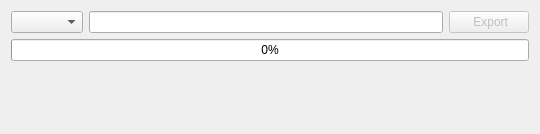
<?xml version="1.0" encoding="UTF-8"?>
<ui version="4.0">
 <class>Export</class>
 <widget class="QDialog" name="Export">
  <property name="geometry">
   <rect>
    <x>0</x>
    <y>0</y>
    <width>540</width>
    <height>134</height>
   </rect>
  </property>
  <property name="windowTitle">
   <string>Export Data</string>
  </property>
  <layout class="QVBoxLayout" name="verticalLayout">
   <item>
    <layout class="QHBoxLayout" name="horizontalLayout">
     <item>
      <widget class="QComboBox" name="comExport"/>
     </item>
     <item>
      <widget class="QLineEdit" name="lineExport">
       <property name="readOnly">
        <bool>true</bool>
       </property>
      </widget>
     </item>
     <item>
      <widget class="QPushButton" name="btnExport">
       <property name="enabled">
        <bool>false</bool>
       </property>
       <property name="text">
        <string> Export</string>
       </property>
       <property name="icon">
        <iconset resource="../../glypticon.qrc">
         <normaloff>:/glypticon/glyphicons_211_right_arrow.png</normaloff>:/glypticon/glyphicons_211_right_arrow.png</iconset>
       </property>
      </widget>
     </item>
    </layout>
   </item>
   <item>
    <widget class="QProgressBar" name="progresExport">
     <property name="value">
      <number>0</number>
     </property>
    </widget>
   </item>
   <item>
    <widget class="QLabel" name="labelExport">
     <property name="text">
      <string/>
     </property>
    </widget>
   </item>
   <item>
    <spacer name="verticalSpacer">
     <property name="orientation">
      <enum>Qt::Vertical</enum>
     </property>
     <property name="sizeHint" stdset="0">
      <size>
       <width>20</width>
       <height>40</height>
      </size>
     </property>
    </spacer>
   </item>
  </layout>
 </widget>
 <resources>
  <include location="../../glypticon.qrc"/>
 </resources>
 <connections/>
</ui>
